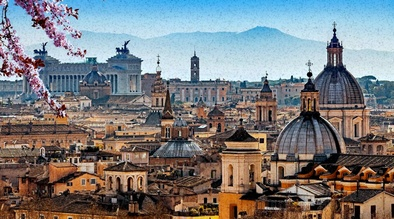
#> input picture 180836_A4/rome.jpg, 394 x 219 px, shrunk from 1800 x 1000 before the run
$ python anyf.py
#> lines starting #> are read from the running program, lines starting #| are printed output that depends on the picture
import cv2
import numpy as np
import math, sys, time
import matplotlib.pyplot as plt
from matplotlib import rcParams
from PIL import Image
rcParams['figure.figsize'] = 100 , 100
rcParams["axes.titlesize"] = 100

rome = cv2.imread('rome.jpg')
#> rome is the input picture: shape (219, 394, 3); mean B, G, R 125.9, 124.1, 123.2
iitk = cv2.imread('iitk.jpg')
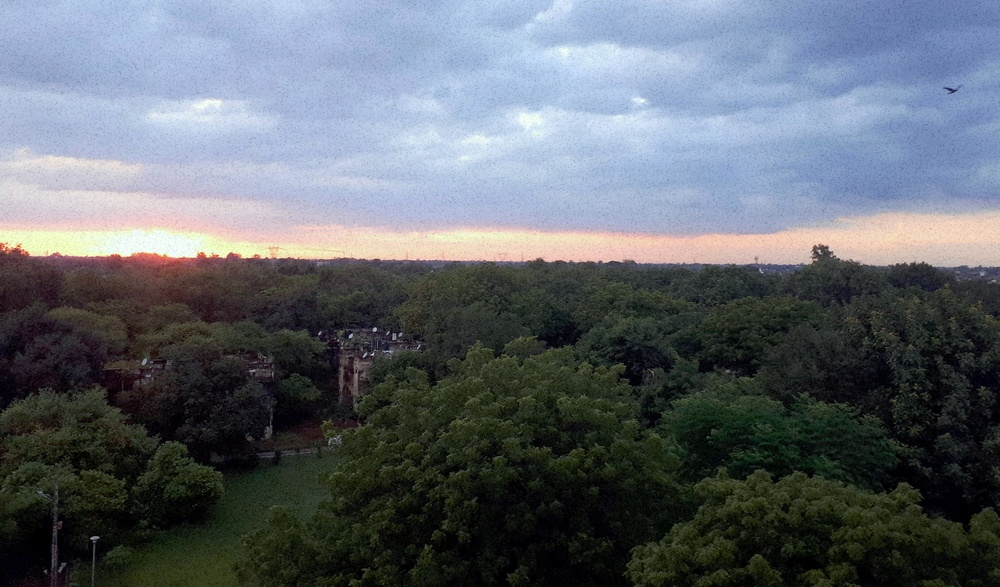
#> input picture 180836_A4/iitk.jpg, 1000 x 587 px, shrunk from 4574 x 2686 before the run
#> iitk is the input picture: shape (587, 1000, 3); mean B, G, R 109.7, 102.5, 96.2
rome = rome[:,:,[2,1,0]]
iitk = iitk[:,:,[2,1,0]]

p1 = 10 # parameter deciding filter strength
p2 = p1 # same as p1, but for colored images
p3 = 7  # templateWindowSize [Should be odd, recommended: 7]
p4 = 15 # searchWindowSize [Should be odd, recommended: 21]
base_folder = "anyf_outputs"
fname = f"{base_folder}/h_{p1}_tempWS_{p3}_srchWS_{p4}".replace(".", "_")+".jpg"

start_time = time.time()
r_dash = cv2.fastNlMeansDenoisingColored(rome, None, p1, p2, p3, p4)  # change between "rome" and "iitk"
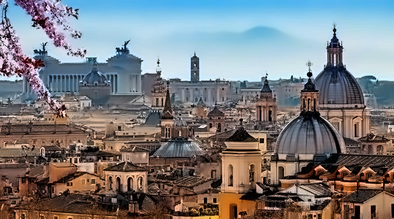
#> r_dash: shape (219, 394, 3); mean R, G, B 122.7, 123.5, 126.2
plt.subplot(121), plt.imshow(rome)                                   # change between "rome" and "iitk"
plt.subplot(122), plt.imshow(r_dash)
plt.show()
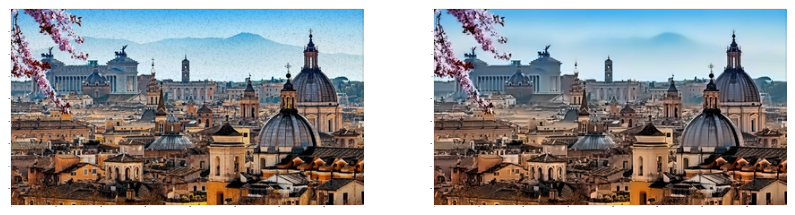
#> figure drawn by matplotlib, 2 panels
print(f"Time Taken: {time.time()-start_time} seconds.")

cv2.imwrite(fname, r_dash[:, :, [2, 1, 0]])
